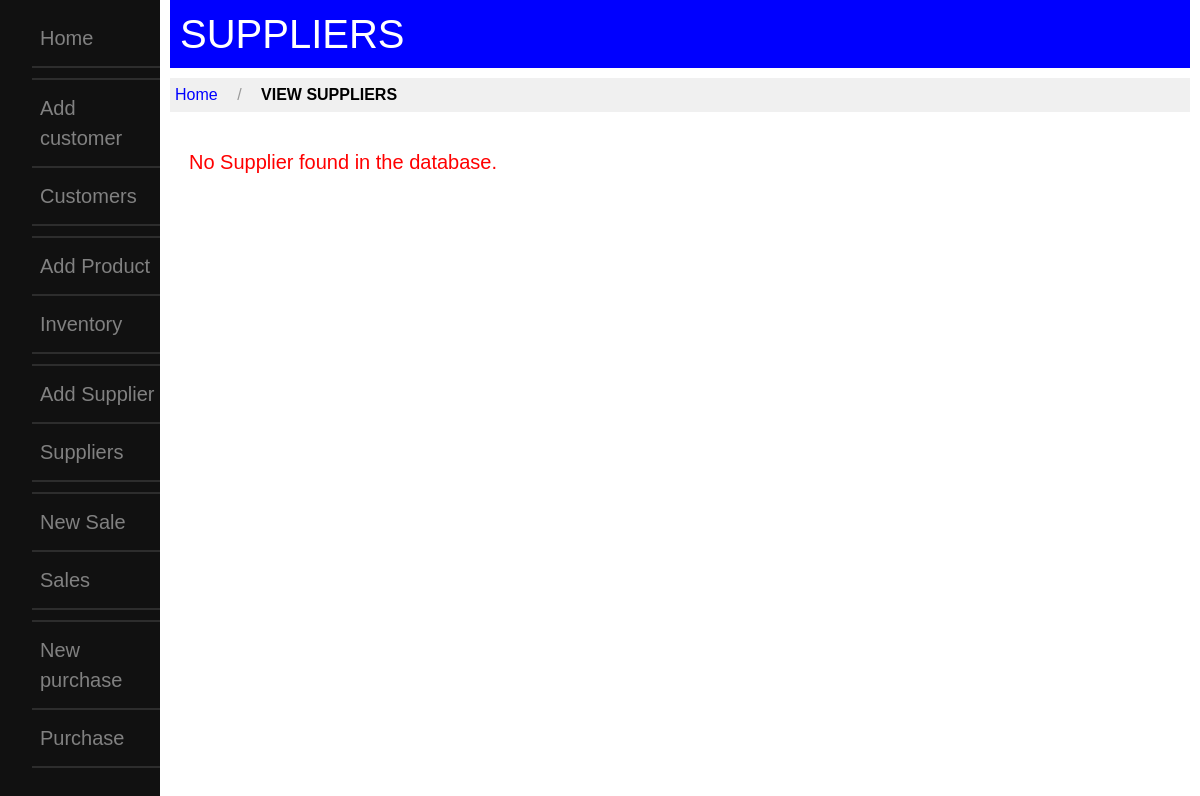
Before: /supplier_view with the older database file.
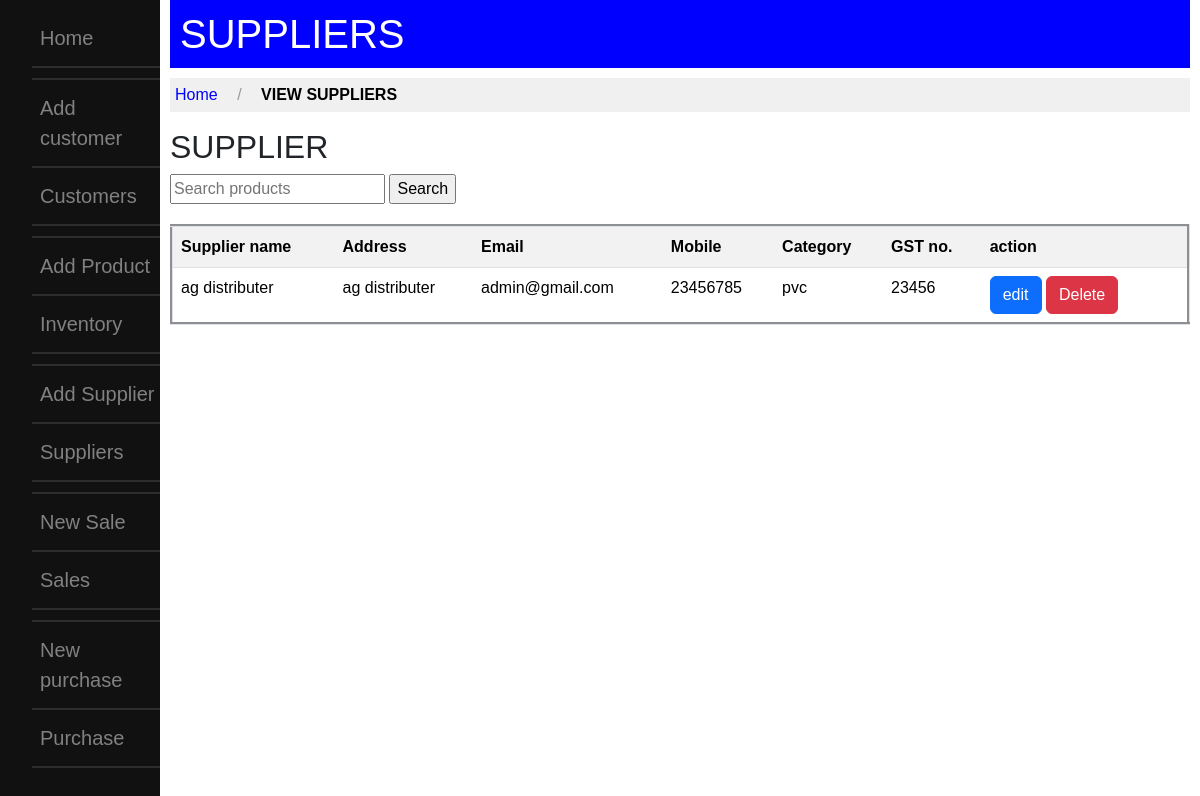
After: the same page with the newer database file.
### movies/models.py (models this page shows, shortened)
class Supplier(models.Model):
    sup_name = models.CharField(max_length=100, null=True)
    sup_add = models.TextField(null=True)
    sup_category = models.CharField(max_length=100, null=True)
    sup_gstno = models.CharField(max_length=20, blank=True, null=True)
    sup_email = models.EmailField(null=True)
    sup_cpn = models.CharField(max_length=100, blank=True, null=True)
    sup_mob = models.CharField(max_length=15, null=True)

### movies/views.py (the view)
# urls.py: path('supplier_view', views.supplier_view, name='supplier_view'),
def supplier_view(request):
    search = request.GET.get('search', '')
    suppliers = Supplier.objects.filter(sup_name__icontains=search)
    return render(request, 'supplier_view.html', {'suppliers': suppliers})

### templates/supplier_view.html (shortened to what this page needs)
{% extends 'base_layout.html' %}
{% block content %}
<body>
<div class="main">
<section id="content">
    <main>
        <h1 class="title">SUPPLIERS</h1>
        <ul class="breadcrumbs">
            <li><a href="{% url 'base' %}">Home  </a></li>
            <li class="divider">/</li>
            <li><a href="#" class="active">VIEW SUPPLIERS</a></li>
        </ul>
        {% if suppliers %}
            <main>
                <h2>SUPPLIER</h2>
                <form method="get">
                    <input type="text" name="search" placeholder="Search products" value="{{ request.GET.search|default:'' }}">
                    <input type="submit" value="Search">
                </form>
                <table border='3' class='table table-striped'>
                    <th>Supplier name</th><th> Address</th><th> Email</th><th>Mobile</th><th>Category</th><th>GST no.</th><th>action</th><th></th>
                    {% for supplier in suppliers %}
                        <tr>
                            <td>{{ supplier.sup_name }}</td>
                            <td>{{ supplier.sup_add }}</td>
                            <td>{{ supplier.sup_email }}</td>
                            <td>{{ supplier.sup_mob }}</td>
                            <td>{{ supplier.sup_category }}</td>
                            <td>{{ supplier.sup_gstno }}</td>
                            <td><a href="{% url 'supplier_edit' supplier.id %}"class="btn btn-primary">edit</a>  <a href="{% url 'supplier_del' supplier.id %}"class="btn btn-danger">Delete</a></td>
                        </tr>
                    {% endfor %}
                </table>
            </main>
        {% else %}
            <p>No Supplier found in the database.</p>
        {% endif %}
    </main>
</section>
{% endblock content %}

Changed rows visible on the page:
added Supplier: sup_name "ag distributer", sup_add "ag distributer", sup_email "admin@gmail.com", sup_mob "23456785", sup_category "pvc", sup_gstno "23456"
Other visible differences:
form field value: (not shown) → "Search"
text no longer shown: "No Supplier found in the database."
text now shown: "SUPPLIER Supplier name Address Email Mobile Category GST no. action"
